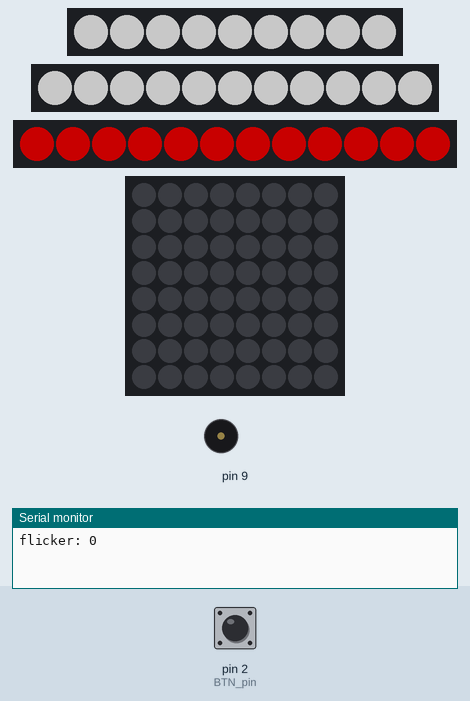
This sketch was run on a simulated Arduino Uno, built with avr-gcc and run on an emulated ATmega328P. Shown: 9 RGB LEDs in strip order, left to right, 11 RGB LEDs in strip order, left to right, 12 RGB LEDs in strip order, left to right, 8×8 RGB LED matrix (first LED top left, wired row by row), buzzer (waves = sounding), the last lines printed to the serial monitor. The inputs (shaded band) are chosen by the test bench; at power-on: pin 2 (BTN_pin) HIGH. Dim RGB values are drawn brighter than linear.

Above: at 4.1 s.
At 9.2 s:
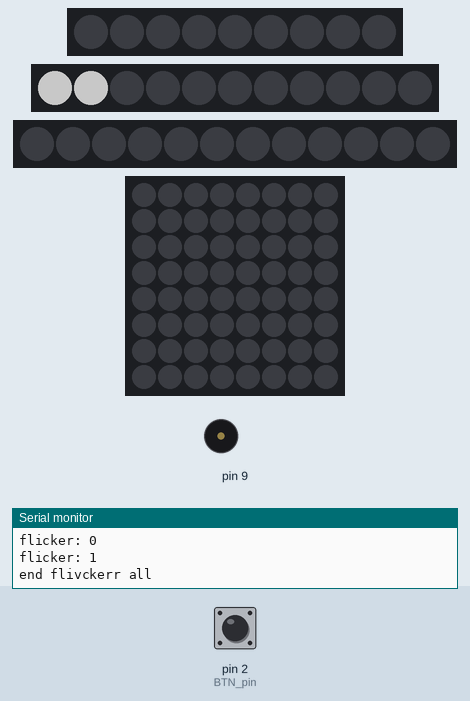
9.3 s: pin 2 (BTN_pin) pulled LOW for 0.15 s
At 10.45 s:
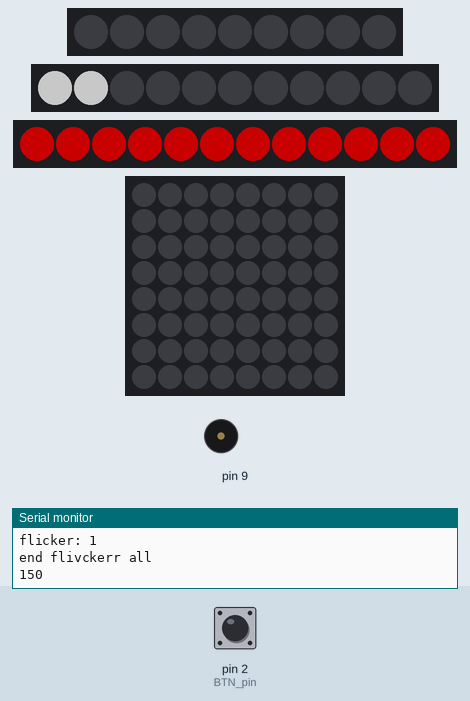
At 12.09 s:
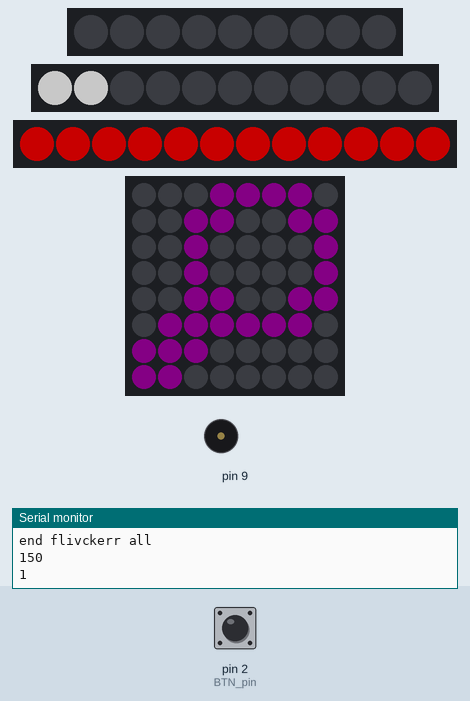
Timing chart, 0 to 18.3 s (numbered marks = the images above; inputs shaded):
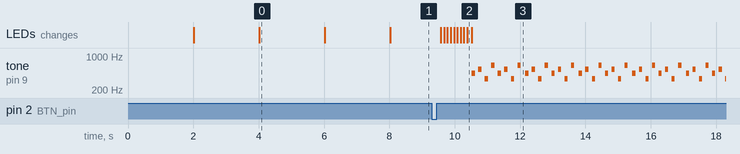

Measured:
- after the input at 9.3 s, tone on pin 9: silent → 440 Hz after 1.2 s, then repeats every 1.6 s: silent 0.10 s, 540 Hz 0.10 s, silent 0.10 s, 340 Hz 0.10 s, silent 0.10 s, 640 Hz 0.10 s, silent 0.10 s, 440 Hz 0.10 s, silent 0.10 s, 540 Hz 0.10 s, silent 0.10 s, 340 Hz 0.10 s, silent 0.10 s, 640 Hz 0.10 s, silent 0.14 s, 440 Hz 0.10 s
- what the display in image 0 shows lasts 2.0 s, from 4.0 s to 6.0 s

The sketch:

game.ino
```cpp
//game (with cornell)

#define DEBUG 1

#include "header.h" //boring stuff in another tab

void setup() {
  if (DEBUG) Serial.begin(57600);

  //LED instances
  BTA.setBrightness(100); BTB.setBrightness(100); ST12.setBrightness(100);
  BTB.begin();   BTA.begin(); ST12.begin();
  BTB.show(); BTA.show(); ST12.show() ;

  matrix.begin();
  matrix.setBrightness(40);
  matrix.setTextWrap(false);
  matrix.fillScreen(0); //blank
  matrix.show();

  //button stuff
  pinMode(BTN_pin, INPUT_PULLUP);
  debouncer.attach(BTN_pin);
  debouncer.interval(20);

  index = 0;
  flicker_all(2, 2000);


}

void loop() {

  // Update the Bounce instance
  debouncer.update();
  if (debouncer.fell()) buttonPressTimeStamp = millis();
  if ( debouncer.rose()  ) {
    if (DEBUG) Serial.println(millis() - buttonPressTimeStamp);
    if (millis() - buttonPressTimeStamp > 2000) {
      index = 12; //reset
      if (DEBUG) Serial.println("restart");
    } else {
      index++;
      flicker_ST12(5, 100); //number of loops, time of delay
      if (DEBUG) Serial.println(index);
    }
    done = 0 ; //run the stage function
  }

  stages(index);

}
```

Definitions.h
```cpp
/* A world of colors to set your LED to
  Standard HTML Color Codes sorted by Hex Value
    to see the colors in action, check out:
   http://www.w3schools.com/html/html_colorvalues.asp */

#define BLACK			0x000000
#define NAVY			0x000080
#define DARKBLUE		0x00008B
#define MEDIUMBLUE		0x0000CD
#define BLUE			0x0000FF
#define DARKGREEN		0x006400
#define GREEN			0x008000
#define TEAL			0x008080
#define DARKCYAN		0x008B8B
#define DEEPSKYBLUE		0x00BFFF
#define DARKTURQUOISE		0x00CED1
#define MEDIUMSPRINGGREEN	0x00FA9A
#define LIME			0x00FF00
#define SPRINGGREEN		0x00FF7F
#define AQUA			0x00FFFF
#define CYAN			0x00FFFF
#define MIDNIGHTBLUE		0x191970
#define DODGERBLUE		0x1E90FF
#define LIGHTSEAGREEN		0x20B2AA
#define FORESTGREEN		0x228B22
#define SEAGREEN		0x2E8B57
#define DARKSLATEGRAY		0x2F4F4F
#define LIMEGREEN		0x32CD32
#define MEDIUMSEAGREEN		0x3CB371
#define TURQUOISE		0x40E0D0
#define ROYALBLUE		0x4169E1
#define STEELBLUE		0x4682B4
#define DARKSLATEBLUE		0x483D8B
#define MEDIUMTURQUOISE		0x48D1CC
#define INDIGO 			0x4B0082
#define DARKOLIVEGREEN		0x556B2F
#define CADETBLUE		0x5F9EA0
#define CORNFLOWERBLUE		0x6495ED
#define MEDIUMAQUAMARINE	0x66CDAA
#define DIMGRAY			0x696969
#define SLATEBLUE		0x6A5ACD
#define OLIVEDRAB		0x6B8E23
#define SLATEGRAY		0x708090
#define LIGHTSLATEGRAY		0x778899
#define MEDIUMSLATEBLUE		0x7B68EE
#define LAWNGREEN		0x7CFC00
#define CHARTREUSE		0x7FFF00
#define AQUAMARINE		0x7FFFD4
#define MAROON			0x800000
#define PURPLE			0x800080
#define OLIVE			0x808000
#define GRAY			0x808080
#define SKYBLUE			0x87CEEB
#define LIGHTSKYBLUE		0x87CEFA
#define BLUEVIOLET		0x8A2BE2
#define DARKRED			0x8B0000
#define DARKMAGENTA		0x8B008B
#define SADDLEBROWN		0x8B4513
#define DARKSEAGREEN		0x8FBC8F
#define LIGHTGREEN		0x90EE90
#define MEDIUMPURPLE		0x9370DB
#define DARKVIOLET		0x9400D3
#define PALEGREEN		0x98FB98
#define DARKORCHID		0x9932CC
#define YELLOWGREEN		0x9ACD32
#define SIENNA			0xA0522D
#define BROWN			0xA52A2A
#define DARKGRAY		0xA9A9A9
#define LIGHTBLUE		0xADD8E6
#define GREENYELLOW		0xADFF2F
#define PALETURQUOISE	        0xAFEEEE
#define LIGHTSTEELBLUE		0xB0C4DE
#define POWDERBLUE		0xB0E0E6
#define FIREBRICK		0xB22222
#define DARKGOLDENROD		0xB8860B
#define MEDIUMORCHID		0xBA55D3
#define ROSYBROWN		0xBC8F8F
#define DARKKHAKI		0xBDB76B
#define SILVER			0xC0C0C0
#define MEDIUMVIOLETRED	        0xC71585
#define INDIANRED 		0xCD5C5C
#define PERU			0xCD853F
#define CHOCOLATE		0xD2691E
#define TAN			0xD2B48C
#define LIGHTGRAY		0xD3D3D3
#define THISTLE			0xD8BFD8
#define ORCHID			0xDA70D6
#define GOLDENROD		0xDAA520
#define PALEVIOLETRED		0xDB7093
#define CRIMSON			0xDC143C
#define GAINSBORO		0xDCDCDC
#define PLUM			0xDDA0DD
#define BURLYWOOD		0xDEB887
#define LIGHTCYAN		0xE0FFFF
#define LAVENDER		0xE6E6FA
#define DARKSALMON		0xE9967A
#define VIOLET			0xEE82EE
#define PALEGOLDENROD		0xEEE8AA
#define LIGHTCORAL		0xF08080
#define KHAKI			0xF0E68C
#define ALICEBLUE		0xF0F8FF
#define HONEYDEW		0xF0FFF0
#define AZURE			0xF0FFFF
#define SANDYBROWN		0xF4A460
#define WHEAT			0xF5DEB3
#define BEIGE			0xF5F5DC
#define WHITESMOKE		0xF5F5F5
#define MINTCREAM		0xF5FFFA
#define GHOSTWHITE		0xF8F8FF
#define SALMON			0xFA8072
#define ANTIQUEWHITE		0xFAEBD7
#define LINEN			0xFAF0E6
#define LIGHTGOLDENRODYELLOW	0xFAFAD2
#define OLDLACE			0xFDF5E6
#define RED			0xFF0000
#define FUCHSIA			0xFF00FF
#define MAGENTA			0xFF00FF
#define DEEPPINK		0xFF1493
#define ORANGERED		0xFF4500
#define TOMATO			0xFF6347
#define HOTPINK			0xFF69B4
#define CORAL			0xFF7F50
#define DARKORANGE		0xFF8C00
#define LIGHTSALMON		0xFFA07A
#define ORANGE			0xFFA500
#define LIGHTPINK		0xFFB6C1
#define PINK			0xFFC0CB
#define GOLD			0xFFD700
#define PEACHPUFF		0xFFDAB9
#define NAVAJOWHITE		0xFFDEAD
#define MOCCASIN		0xFFE4B5
#define BISQUE			0xFFE4C4
#define MISTYROSE		0xFFE4E1
#define BLANCHEDALMOND		0xFFEBCD
#define PAPAYAWHIP		0xFFEFD5
#define LAVENDERBLUSH		0xFFF0F5
#define SEASHELL		0xFFF5EE
#define CORNSILK		0xFFF8DC
#define LEMONCHIFFON		0xFFFACD
#define FLORALWHITE		0xFFFAF0
#define SNOW			0xFFFAFA
#define YELLOW			0xFFFF00
#define LIGHTYELLOW		0xFFFFE0
#define IVORY			0xFFFFF0
#define WHITE			0xFFFFFF
```

Shape.h
```cpp
// See http://blog.riyas.org/2013/12/online-led-matrix-font-generator-with.html

const unsigned char PROGMEM smiley[] =
{ B00000000,
  B00100000,
  B01000110,
  B01010000,
  B01010000,
  B01000110,
  B00100000,
  B00000000
};

const unsigned char PROGMEM magnify[] =
{ B00011110,
  B00110011,
  B00100001,
  B00100001,
  B00110011,
  B01111110,
  B11100000,
  B11000000
};
/*
  static unsigned char PROGMEM gost1[] =
  {B00011100,
  B00111110,
  B01111111,
  B01001001,
  B01111111,
  B01111111,
  B01111111,
  B01001001};

  static unsigned char PROGMEM gost2[] =
  {B00000111,
  B00001111,
  B00011111,
  B00010010,
  B00011111,
  B00011111,
  B00011111,
  B00010010};

  static unsigned char PROGMEM gost3[] =
  {B00000000,
  B00000001,
  B00000011,
  B00000010,
  B00000011,
  B00000011,
  B00000011,
  B00000010};

  static unsigned char PROGMEM gost4[] =
  {B10000000,
  B11000000,
  B11100000,
  B00100000,
  B11100000,
  B11100000,
  B11100000,
  B00100000};

  static unsigned char PROGMEM gost5[] =
  {B11100000,
  B11110000,
  B11111000,
  B01001000,
  B11111000,
  B11111000,
  B11111000,
  B01001000};

  static unsigned char PROGMEM pacman1[] =
  {B00000000,
  B00011100,
  B00111110,
  B01111000,
  B01110000,
  B01111000,
  B00111110,
  B00011100};

  static unsigned char PROGMEM pacman2[] =
  {B00000000,
  B00011100,
  B00111110,
  B01111110,
  B01110000,
  B01111110,
  B00111110,
  B00011100};

  static unsigned char PROGMEM pacman3[] =
  {B00000000,
  B00000111,
  B00001111,
  B00011111,
  B00011100,
  B00011111,
  B00001111,
  B00000111};

  static unsigned char PROGMEM pacman4[] =
  {B00000000,
  B10000000,
  B11000000,
  B10000000,
  B00000000,
  B10000000,
  B11000000,
  B10000000};

  static unsigned char PROGMEM pacman5[] =
  {B00000000,
  B11100000,
  B11110000,
  B11100000,
  B10000000,
  B11100000,
  B11110000,
  B11100000};

  static unsigned char PROGMEM cuore1[] =
  {B00000000,
  B01100110,
  B11111111,
  B11111111,
  B11111111,
  B01111110,
  B00111100,
  B00011000};

  static unsigned char PROGMEM cuore2[] =
  {B00000000,
  B00000000,
  B00000000,
  B00100100,
  B01111110,
  B00111100,
  B00011000,
  B00000000};

  static unsigned char PROGMEM cuore3[] =
  {B00000000,
  B00000000,
  B00000000,
  B00000000,
  B00111100,
  B00011000,
  B00000000,
  B00000000};

  static unsigned char PROGMEM alienoa1[] =
  {B01000010,
  B00100100,
  B01111110,
  B11011011,
  B11111111,
  B01000010,
  B01100110,
  B00000000};

  static unsigned char PROGMEM alienoa2[] =
  {B01000010,
  B00100100,
  B10111101,
  B11011011,
  B01111110,
  B01000010,
  B11000011,
  B00000000};

  static unsigned char PROGMEM alienob1[] =
  {B00011000,
  B01111110,
  B11111111,
  B11111111,
  B10011001,
  B11111111,
  B01100110,
  B11011011};

  static unsigned char PROGMEM alienob2[] =
  {B00011000,
  B01111110,
  B11111111,
  B11111111,
  B10011001,
  B11111111,
  B01100110,
  B01101101};

  static unsigned char PROGMEM alienoc1[] =
  {B00011000,
  B00111100,
  B01111110,
  B11111111,
  B11011011,
  B01111110,
  B00100100,
  B01011010};

  static unsigned char PROGMEM alienoc2[] =
  {B00011000,
  B00111100,
  B01111110,
  B11111111,
  B11011011,
  B01111110,
  B01011010,
  B10100101};

  static unsigned char PROGMEM navicella1[] =
  {B00000000,
  B00000000,
  B00000000,
  B00000000,
  B01000000,
  B00000000,
  B01000000,
  B11100000};

  static unsigned char PROGMEM navicella2[] =
  {B00000000,
  B00000000,
  B00000000,
  B01000000,
  B00010000,
  B00000000,
  B00010000,
  B00111000};

  static unsigned char PROGMEM navicella3[] =
  {B00000000,
  B00000000,
  B01000000,
  B00010000,
  B00000010,
  B00000000,
  B00000010,
  B00000111};

  static unsigned char PROGMEM navicella4[] =
  {B00000000,
  B01000000,
  B00010000,
  B00000010,
  B00000000,
  B00000000,
  B00001000,
  B00011100};

  static unsigned char PROGMEM navicella5[] =
  {B01000000,
  B00010000,
  B00000010,
  B00000000,
  B00000000,
  B00000000,
  B00010000,
  B00111000};
*/
```

functions.ino
```cpp
void BTA_on(int group) {
  int length = 3;
  if (group == 0) length = 2; //first group has only 2 pixels


  for (int iii = group; iii < (group + length); iii++) {
    BTA.setPixelColor(iii, WHITE);
   // if (DEBUG) Serial.print(iii); Serial.print(" ");
  }
  BTA.show();
}

void BTB_on(int group) {
  for (int iii = group; iii < (group + 3); iii++) {
    BTB.setPixelColor(iii, WHITE);

 //   if(DEBUG) Serial.print(iii); Serial.print(" ");
  }
  BTB.show();
}

void flicker_ST12(int loop_times, int delay_time) {
  for (int jjj = 0; jjj < loop_times; jjj++) {
    for (int iii = 0; iii < pixcount_ST12; iii++)
      ST12.setPixelColor(iii, BLACK);

    ST12.show();
    delay(delay_time);

    for (int iii = 0; iii < pixcount_ST12; iii++)
      ST12.setPixelColor(iii, RED);

    ST12.show();
    delay(delay_time);
  }
}

void alloff() {
  for (int iii = 0; iii < pixcount_BTB; iii++)
    BTB.setPixelColor(iii, BLACK);
  for (int iii = 0; iii < pixcount_BTA; iii++)
    BTA.setPixelColor(iii, BLACK);
  for (int iii = 0; iii < pixcount_ST12; iii++)
    ST12.setPixelColor(iii, BLACK);

  BTB.show(); BTA.show(); ST12.show();

  matrix.fillScreen(0); //blank
  matrix.show();
}

void flicker_all(int loop_times, int delay_time) {
  for (int jjj = 0; jjj < loop_times; jjj++) {
    for (int iii = 0; iii < pixcount_BTB; iii++)
      BTB.setPixelColor(iii, WHITE);
    for (int iii = 0; iii < pixcount_BTA; iii++)
      BTA.setPixelColor(iii, WHITE);
    for (int iii = 0; iii < pixcount_ST12; iii++)
      ST12.setPixelColor(iii, RED);

    BTB.show(); BTA.show(); ST12.show();
    delay(delay_time);

    for (int iii = 0; iii < pixcount_BTB; iii++)
      BTB.setPixelColor(iii, BLACK);
    for (int iii = 0; iii < pixcount_BTA; iii++)
      BTA.setPixelColor(iii, BLACK);
    for (int iii = 0; iii < pixcount_ST12; iii++)
      ST12.setPixelColor(iii, BLACK);

    BTB.show(); BTA.show(); ST12.show();
    delay(delay_time);
    if (DEBUG) Serial.print("flicker: "); Serial.println(jjj);
  }
  if (DEBUG)Serial.println("end flivckerr all");
}

void sprite(const uint8_t* x, unsigned long y) {
  byte red = (y & 0xFF0000) >> 16;
  byte green = ( y & 0x00FF00) >> 8;
  byte blue = (y & 0x0000FF);
  matrix.drawBitmap(0, 0, x, 8, 8, matrix.Color(red, green, blue));
  matrix.show();
  //matrix.fillScreen(0);
}

void soundFX(int loop_times){

  for (int jjj = 0; jjj <= loop_times; jjj++) {
  tone(9, 440, 100);
  delay(200);
  tone(9, 540, 100);
  delay(200);
  tone(9, 340, 100);
  delay(200);
  tone(9, 640, 100);
  delay(200);

  }

}
```

header.h
```cpp
//GRID lib using neopixel_grid
#include <Adafruit_GFX.h>
#include <Adafruit_NeoMatrix.h>
#include <Adafruit_NeoPixel.h>

//sprites
//via https://github.com/masteruan/NeoPixel-Matrix-Sprite/
#include "Definitions.h"
#include "Shape.h"

//pin connected to bus
#define pixpin_grid 5
#define pixpin_BTA 3
#define pixpin_BTB 6
#define pixpin_ST12 4

//number of pixels in bus
#define pixcount_grid 64
#define pixcount_ST12 12
#define pixcount_BTA 11 //bta1 is 2 leds, rest are groups of 3
int bta1 = 0,  bta3 = 2, bta5 = 5,  bta7 = 8;
#define pixcount_BTB 9 // groups of 3
int btb2 = 0, btb4 = 3, btb6 = 6;

Adafruit_NeoPixel BTA = Adafruit_NeoPixel(pixcount_BTA, pixpin_BTA, NEO_GRB);
Adafruit_NeoPixel BTB = Adafruit_NeoPixel(pixcount_BTB, pixpin_BTB, NEO_GRB);
Adafruit_NeoPixel ST12 = Adafruit_NeoPixel(pixcount_ST12, pixpin_ST12, NEO_GRB);

Adafruit_NeoMatrix matrix = Adafruit_NeoMatrix(8, 8, pixpin_grid,
                            NEO_MATRIX_TOP     + NEO_MATRIX_RIGHT +
                            NEO_MATRIX_COLUMNS + NEO_MATRIX_PROGRESSIVE,
                            NEO_GRB            + NEO_KHZ800);

//handles the button
#include <Bounce2.h>
#define BTN_pin 2                // button on pin 2
Bounce debouncer = Bounce();
unsigned long buttonPressTimeStamp;
int index = 0;
boolean done = false;
```

stages.ino
```cpp
void stages(int i) {
  switch (i) {
      if (!done) {
        case 0:
         BTA_on(bta1);
         break;
      case 1:
        //  MATRIX = first icon (magnifying   glass)
        matrix.fillScreen(0);
        sprite(magnify, PURPLE);
        soundFX(1);
        done = 1;
        break;
      case 2:
        //MATRIX   = second icon (circle)
        matrix.fillScreen(0);
        sprite(smiley, PURPLE);
        done = 1;
        break;
      case 3:
        //BT_4 = on (3leds)
        BTB_on(btb4);
        done = 1;
        break;
      case 4:
        //MATRIX   = first icon (magnifying glass)
        matrix.fillScreen(0);
        sprite(magnify, PURPLE);
        done = 1;
        break;
      case 5:
        //MATRIX   = second icon (cercle)
        matrix.fillScreen(0);
        sprite(smiley, PURPLE);
        done = 1;
        break;
      case 6:
        // BT_7 = on   (3leds)
        BTA_on(bta7);
        done = 1;
        break;
      case 7:
        // BT_2 = on           (3leds)
        BTB_on(btb2);
        done = 1;
        break;
      case 8:
        //BT_5 = on   (3leds)
        BTA_on(bta5);
        done = 1;
        break;
      case 9:
        //BT_3 = on          (3leds)
        BTA_on(bta3);
        done = 1;
        break;
      case 10:
        //  BT_6 = on          (3leds)
        BTB_on(btb6);
        done = 1;
        break;
      case 11:
        //all lights flick
        flicker_all(5, 200);
        //continue to next (final stage);
      case 12:
        //restart
        alloff();
        index = 0;
        done = 1;
        break;
      }
  }
}
```
